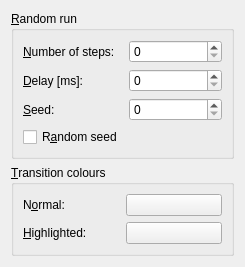
<?xml version="1.0" encoding="UTF-8"?>
<ui version="4.0">
 <class>SimulatorPreferences</class>
 <widget class="QWidget" name="SimulatorPreferences">
  <property name="geometry">
   <rect>
    <x>0</x>
    <y>0</y>
    <width>245</width>
    <height>267</height>
   </rect>
  </property>
  <layout class="QVBoxLayout" name="verticalLayout">
   <item>
    <widget class="QGroupBox" name="randomGroup">
     <property name="title">
      <string>&amp;Random run</string>
     </property>
     <layout class="QGridLayout" name="gridLayout_5">
      <item row="2" column="0">
       <widget class="QLabel" name="stepsLabel">
        <property name="text">
         <string>&amp;Number of steps:</string>
        </property>
        <property name="buddy">
         <cstring>stepsSpin</cstring>
        </property>
       </widget>
      </item>
      <item row="2" column="1">
       <widget class="QSpinBox" name="stepsSpin"/>
      </item>
      <item row="7" column="0">
       <widget class="QCheckBox" name="randomBox">
        <property name="text">
         <string>R&amp;andom seed</string>
        </property>
       </widget>
      </item>
      <item row="4" column="0">
       <widget class="QLabel" name="seedLabel">
        <property name="text">
         <string>&amp;Seed:</string>
        </property>
        <property name="buddy">
         <cstring>seedSpin</cstring>
        </property>
       </widget>
      </item>
      <item row="4" column="1">
       <widget class="QSpinBox" name="seedSpin">
        <property name="maximum">
         <number>999999999</number>
        </property>
       </widget>
      </item>
      <item row="3" column="0">
       <widget class="QLabel" name="delayLabel">
        <property name="text">
         <string>&amp;Delay [ms]:</string>
        </property>
        <property name="buddy">
         <cstring>delaySpin</cstring>
        </property>
       </widget>
      </item>
      <item row="3" column="1">
       <widget class="QSpinBox" name="delaySpin">
        <property name="maximum">
         <number>10000</number>
        </property>
       </widget>
      </item>
     </layout>
    </widget>
   </item>
   <item>
    <widget class="QGroupBox" name="colourGroup">
     <property name="title">
      <string>&amp;Transition colours</string>
     </property>
     <layout class="QGridLayout" name="gridLayout_3">
      <item row="0" column="0">
       <widget class="QLabel" name="normalLabel">
        <property name="text">
         <string>N&amp;ormal:</string>
        </property>
        <property name="buddy">
         <cstring>normalButton</cstring>
        </property>
       </widget>
      </item>
      <item row="1" column="0">
       <widget class="QLabel" name="highlightLabel">
        <property name="text">
         <string>&amp;Highlighted:</string>
        </property>
        <property name="buddy">
         <cstring>highlightButton</cstring>
        </property>
       </widget>
      </item>
      <item row="1" column="1">
       <widget class="QPushButton" name="highlightButton">
        <property name="text">
         <string/>
        </property>
       </widget>
      </item>
      <item row="0" column="1">
       <widget class="QPushButton" name="normalButton">
        <property name="text">
         <string/>
        </property>
       </widget>
      </item>
     </layout>
    </widget>
   </item>
   <item>
    <spacer name="verticalSpacer">
     <property name="orientation">
      <enum>Qt::Vertical</enum>
     </property>
     <property name="sizeHint" stdset="0">
      <size>
       <width>20</width>
       <height>16</height>
      </size>
     </property>
    </spacer>
   </item>
  </layout>
 </widget>
 <tabstops>
  <tabstop>stepsSpin</tabstop>
  <tabstop>delaySpin</tabstop>
  <tabstop>seedSpin</tabstop>
  <tabstop>randomBox</tabstop>
  <tabstop>normalButton</tabstop>
  <tabstop>highlightButton</tabstop>
 </tabstops>
 <resources/>
 <connections/>
</ui>
